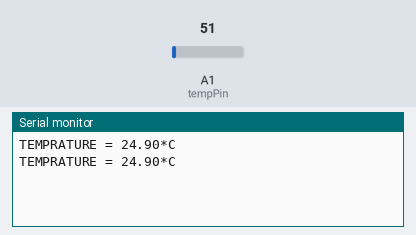
Recording of a sketch running on a simulated Arduino Uno, built with avr-gcc and run on an emulated ATmega328P. Shown: the last lines printed to the serial monitor. Inputs (shaded band) come from the test bench; at power-on: A1 (tempPin) = 51.

Above: at 1.8 s.
1.9 s: A1 (tempPin) set to 61
At 2.8 s:
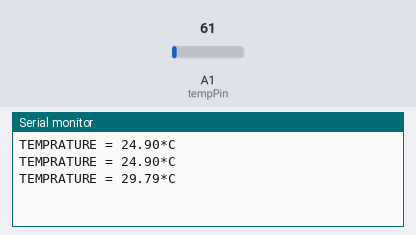
3.4 s: A1 (tempPin) set to 71
At 4.4 s:
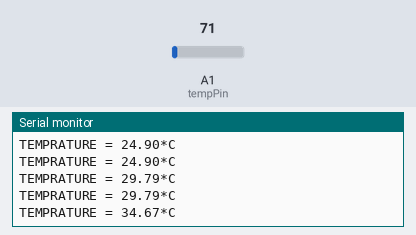
Timing chart, 0 to 6.4 s (numbered marks = the images above; inputs shaded):
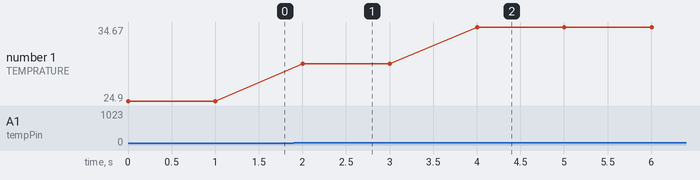

Measured:
- after the input at 1.9 s, the serial monitor: prints a new line after 0.10 s (image 1)
- after the input at 3.4 s, the serial monitor: prints a new line after 0.60 s (image 2)
- plotted number 1: 24.9 → 29.79 after the input at 1.9 s, 29.79 → 34.67 after the input at 3.4 s

The sketch:

LM35.ino
```cpp
int val; // navngivning af LM35 outputtet
int tempPin = 1; // her fortæller vi arduinoen hvor den skal aflæse.

void setup() {
  // put your setup code here, to run once:
Serial.begin(9600);
}

void loop() {
val = analogRead(tempPin); //her læser arduinoen LM35 output signalet
float mv = (val/1024.0)*5000; // oversættes til digital signal
float cel = mv/10; // oversætter milivolt til celsius grader.

Serial.print("TEMPRATURE = "); // Serial.print er hvor det bliver printet ud så det kan ses.
Serial.print(cel);
Serial.print("*C");
Serial.println();
delay(1000); // hvor ofte signalet bliver opdateret i millisekunder. vi har sat vores til 1 sekund.
}
```
